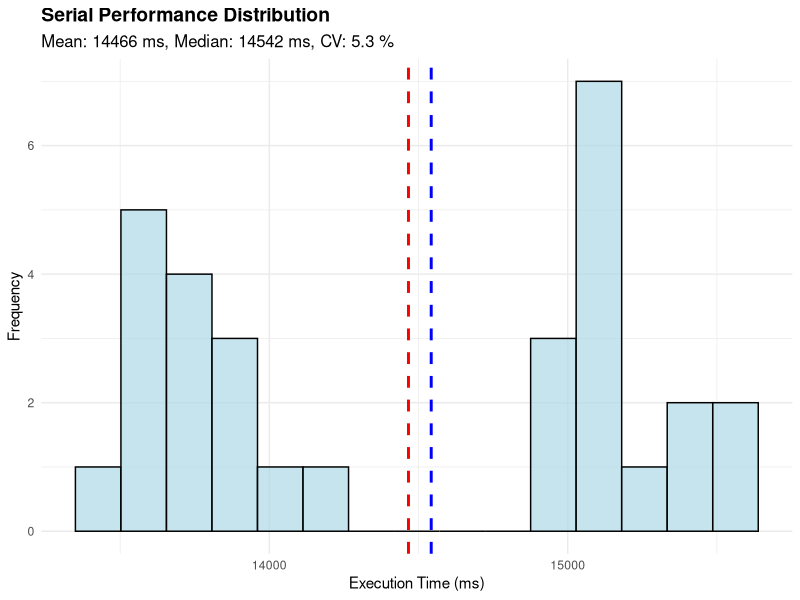
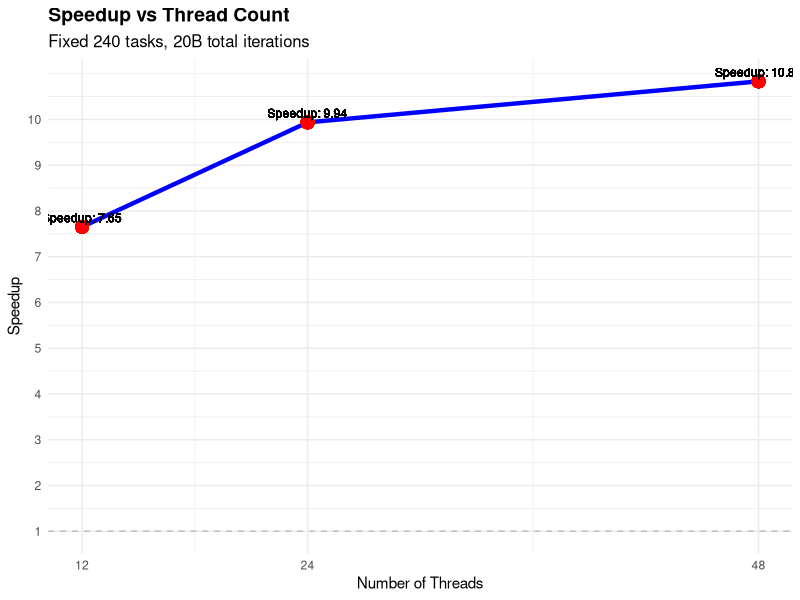
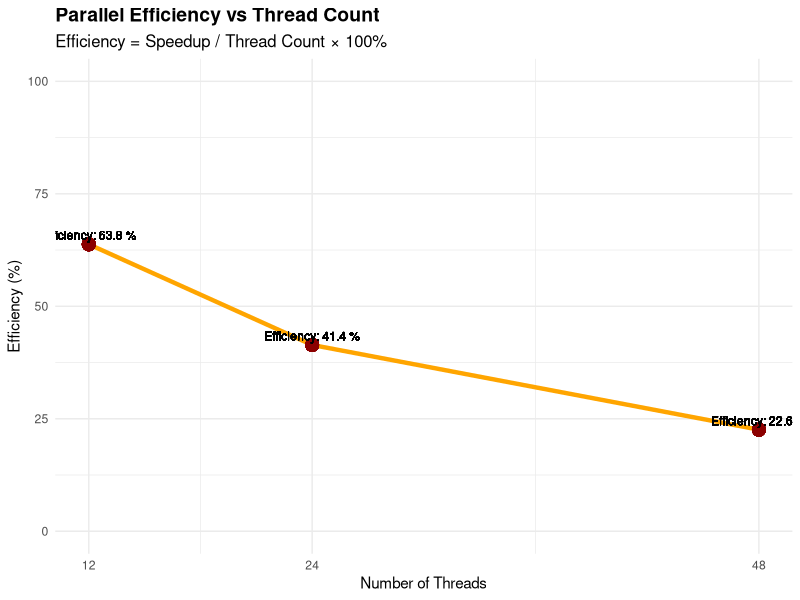
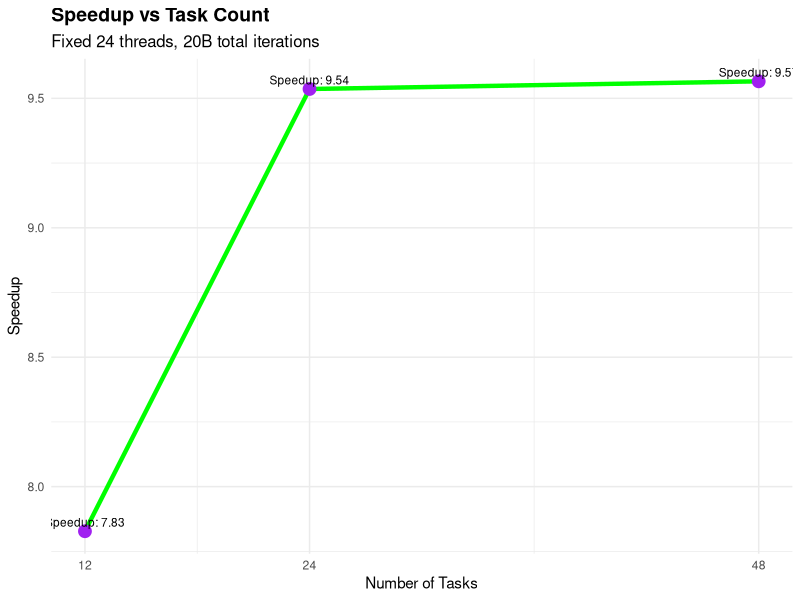
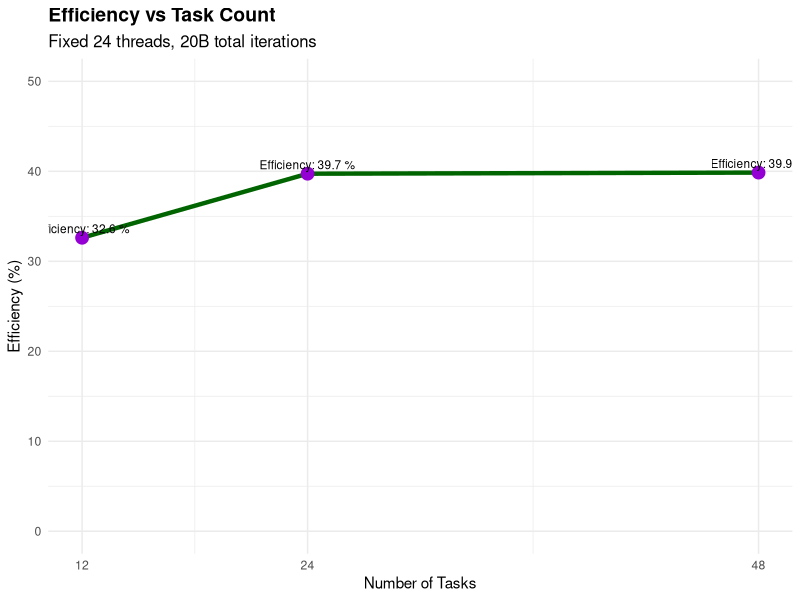
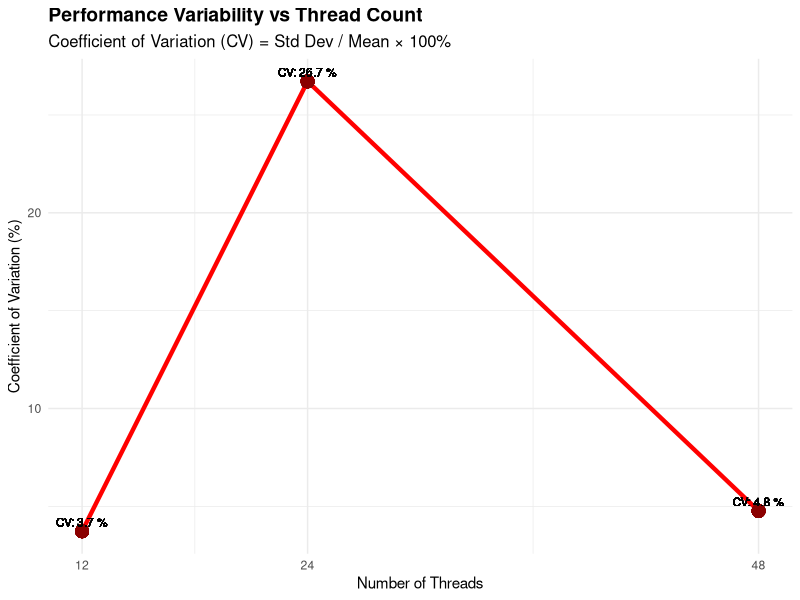
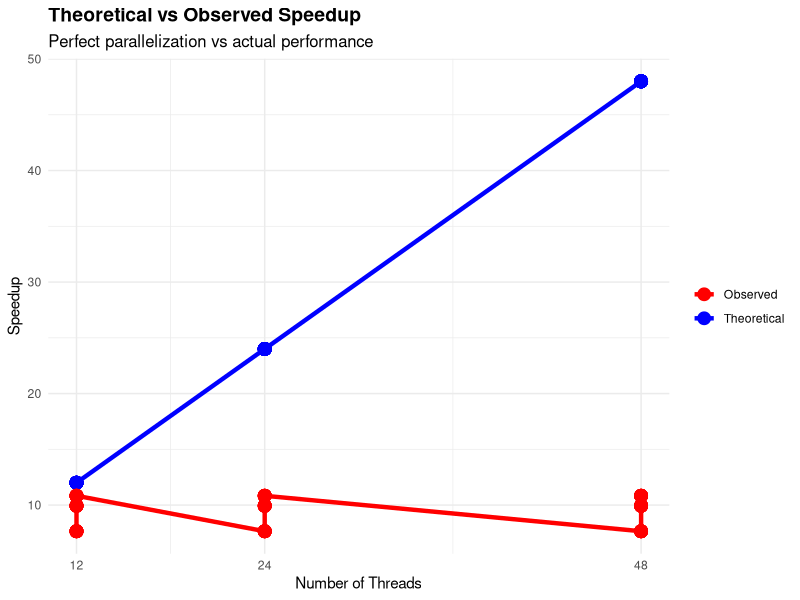

Source code (R) for these figures, in order: (Note: this script raises an error after producing the figures.)
# Comprehensive Performance Analysis and Visualization
# CIS*3090 Assignment 1 - Parallel Pi Computation

library(ggplot2)
library(dplyr)
library(readr)
library(gridExtra)
library(scales)

# Set working directory to report folder
setwd(".")

# Read performance data
cat("Loading performance data...\n")
serial_data <- read_csv("../serial_results.csv")
task_scaling <- read_csv("../parallel/taskScalling/tasks_12.csv") %>%
  bind_rows(read_csv("../parallel/taskScalling/tasks_24.csv")) %>%
  bind_rows(read_csv("../parallel/taskScalling/tasks_48.csv"))
thread_scaling <- read_csv("../parallel/threadScalling/threads_12.csv") %>%
  bind_rows(read_csv("../parallel/threadScalling/threads_24.csv")) %>%
  bind_rows(read_csv("../parallel/threadScalling/threads_48.csv"))

# Calculate baseline metrics
serial_mean <- mean(serial_data$elapsed_ms)
serial_median <- median(serial_data$elapsed_ms)
serial_sd <- sd(serial_data$elapsed_ms)
serial_cv <- (serial_sd/serial_mean) * 100

cat("=== SERIAL BASELINE PERFORMANCE ===\n")
cat("Mean execution time:", round(serial_mean), "ms\n")
cat("Median execution time:", round(serial_median), "ms\n")
cat("Standard deviation:", round(serial_sd), "ms\n")
cat("Coefficient of variation:", round(serial_cv, 1), "%\n")
cat("Range:", min(serial_data$elapsed_ms), "-", max(serial_data$elapsed_ms), "ms\n\n")

# Task Scaling Analysis
cat("=== TASK SCALING ANALYSIS ===\n")
task_summary <- task_scaling %>%
  group_by(tasks) %>%
  summarise(
    mean_time = mean(elapsed_ms),
    median_time = median(elapsed_ms),
    sd_time = sd(elapsed_ms),
    cv = (sd(elapsed_ms) / mean(elapsed_ms)) * 100,
    speedup = serial_mean / mean(elapsed_ms),
    efficiency = (serial_mean / mean(elapsed_ms)) / 24 * 100,
    min_time = min(elapsed_ms),
    max_time = max(elapsed_ms),
    .groups = 'drop'
  ) %>%
  mutate(iterations_per_task = 20000000000 / tasks)

print(task_summary)

# Thread Scaling Analysis
cat("\n=== THREAD SCALING ANALYSIS ===\n")
thread_summary <- thread_scaling %>%
  group_by(threads) %>%
  summarise(
    mean_time = mean(elapsed_ms),
    median_time = median(elapsed_ms),
    sd_time = sd(elapsed_ms),
    cv = (sd(elapsed_ms) / mean(elapsed_ms)) * 100,
    speedup = serial_mean / mean(elapsed_ms),
    efficiency = (serial_mean / mean(elapsed_ms)) / threads * 100,
    min_time = min(elapsed_ms),
    max_time = max(elapsed_ms),
    .groups = 'drop'
  )

print(thread_summary)

# Create comprehensive visualizations

# 1. Serial Performance Distribution
p1 <- ggplot(serial_data, aes(x = elapsed_ms)) +
  geom_histogram(bins = 15, fill = "lightblue", color = "black", alpha = 0.7) +
  geom_vline(xintercept = serial_mean, color = "red", linetype = "dashed", size = 1) +
  geom_vline(xintercept = serial_median, color = "blue", linetype = "dashed", size = 1) +
  labs(title = "Serial Performance Distribution",
       subtitle = paste("Mean:", round(serial_mean), "ms, Median:", round(serial_median), "ms, CV:", round(serial_cv, 1), "%"),
       x = "Execution Time (ms)",
       y = "Frequency") +
  theme_minimal() +
  theme(plot.title = element_text(size = 14, face = "bold"),
        plot.subtitle = element_text(size = 12))

# 2. Speedup vs Thread Count
p2 <- ggplot(thread_summary, aes(x = threads, y = speedup)) +
  geom_line(color = "blue", size = 1.5) +
  geom_point(color = "red", size = 4) +
  geom_hline(yintercept = 1, linetype = "dashed", color = "gray") +
  geom_text(aes(label = paste("Speedup:", round(speedup, 2))), 
            vjust = -0.5, hjust = 0.5, size = 3) +
  labs(title = "Speedup vs Thread Count",
       subtitle = "Fixed 240 tasks, 20B total iterations",
       x = "Number of Threads",
       y = "Speedup") +
  theme_minimal() +
  scale_x_continuous(breaks = c(12, 24, 48)) +
  scale_y_continuous(breaks = seq(0, 10, 1)) +
  theme(plot.title = element_text(size = 14, face = "bold"),
        plot.subtitle = element_text(size = 12))

# 3. Efficiency vs Thread Count
p3 <- ggplot(thread_summary, aes(x = threads, y = efficiency)) +
  geom_line(color = "orange", size = 1.5) +
  geom_point(color = "darkred", size = 4) +
  geom_text(aes(label = paste("Efficiency:", round(efficiency, 1), "%")), 
            vjust = -0.5, hjust = 0.5, size = 3) +
  labs(title = "Parallel Efficiency vs Thread Count",
       subtitle = "Efficiency = Speedup / Thread Count × 100%",
       x = "Number of Threads",
       y = "Efficiency (%)") +
  theme_minimal() +
  scale_x_continuous(breaks = c(12, 24, 48)) +
  scale_y_continuous(limits = c(0, 100)) +
  theme(plot.title = element_text(size = 14, face = "bold"),
        plot.subtitle = element_text(size = 12))

# 4. Task Granularity Impact
p4 <- ggplot(task_summary, aes(x = tasks, y = speedup)) +
  geom_line(color = "green", size = 1.5) +
  geom_point(color = "purple", size = 4) +
  geom_text(aes(label = paste("Speedup:", round(speedup, 2))), 
            vjust = -0.5, hjust = 0.5, size = 3) +
  labs(title = "Speedup vs Task Count",
       subtitle = "Fixed 24 threads, 20B total iterations",
       x = "Number of Tasks",
       y = "Speedup") +
  theme_minimal() +
  scale_x_continuous(breaks = c(12, 24, 48)) +
  theme(plot.title = element_text(size = 14, face = "bold"),
        plot.subtitle = element_text(size = 12))

# 5. Task Granularity Efficiency
p5 <- ggplot(task_summary, aes(x = tasks, y = efficiency)) +
  geom_line(color = "darkgreen", size = 1.5) +
  geom_point(color = "darkviolet", size = 4) +
  geom_text(aes(label = paste("Efficiency:", round(efficiency, 1), "%")), 
            vjust = -0.5, hjust = 0.5, size = 3) +
  labs(title = "Efficiency vs Task Count",
       subtitle = "Fixed 24 threads, 20B total iterations",
       x = "Number of Tasks",
       y = "Efficiency (%)") +
  theme_minimal() +
  scale_x_continuous(breaks = c(12, 24, 48)) +
  scale_y_continuous(limits = c(0, 50)) +
  theme(plot.title = element_text(size = 14, face = "bold"),
        plot.subtitle = element_text(size = 12))

# 6. Performance Variability Analysis
p6 <- ggplot(thread_summary, aes(x = threads, y = cv)) +
  geom_line(color = "red", size = 1.5) +
  geom_point(color = "darkred", size = 4) +
  geom_text(aes(label = paste("CV:", round(cv, 1), "%")), 
            vjust = -0.5, hjust = 0.5, size = 3) +
  labs(title = "Performance Variability vs Thread Count",
       subtitle = "Coefficient of Variation (CV) = Std Dev / Mean × 100%",
       x = "Number of Threads",
       y = "Coefficient of Variation (%)") +
  theme_minimal() +
  scale_x_continuous(breaks = c(12, 24, 48)) +
  theme(plot.title = element_text(size = 14, face = "bold"),
        plot.subtitle = element_text(size = 12))

# 7. Theoretical vs Observed Speedup
theoretical_speedup <- data.frame(
  threads = c(12, 24, 48),
  theoretical = c(12, 24, 48),  # Perfect parallelization
  observed = thread_summary$speedup
)

p7 <- ggplot(theoretical_speedup, aes(x = threads)) +
  geom_line(aes(y = theoretical, color = "Theoretical"), size = 1.5) +
  geom_line(aes(y = observed, color = "Observed"), size = 1.5) +
  geom_point(aes(y = theoretical, color = "Theoretical"), size = 4) +
  geom_point(aes(y = observed, color = "Observed"), size = 4) +
  labs(title = "Theoretical vs Observed Speedup",
       subtitle = "Perfect parallelization vs actual performance",
       x = "Number of Threads",
       y = "Speedup") +
  scale_color_manual(values = c("Theoretical" = "blue", "Observed" = "red")) +
  theme_minimal() +
  scale_x_continuous(breaks = c(12, 24, 48)) +
  theme(plot.title = element_text(size = 14, face = "bold"),
        plot.subtitle = element_text(size = 12),
        legend.title = element_blank())

# 8. Execution Time Comparison
execution_times <- data.frame(
  Configuration = c("Serial", "12 Threads", "24 Threads", "48 Threads"),
  Mean_Time = c(serial_mean, 
                thread_summary$mean_time[thread_summary$threads == 12],
                thread_summary$mean_time[thread_summary$threads == 24],
                thread_summary$mean_time[thread_summary$threads == 48]),
  Type = c("Serial", "Parallel", "Parallel", "Parallel")
)

p8 <- ggplot(execution_times, aes(x = Configuration, y = Mean_Time, fill = Type)) +
  geom_bar(stat = "identity", alpha = 0.8) +
  geom_text(aes(label = paste(round(Mean_Time), "ms")), 
            vjust = -0.5, size = 4) +
  labs(title = "Execution Time Comparison",
       subtitle = "Mean execution time across configurations",
       x = "Configuration",
       y = "Mean Execution Time (ms)") +
  scale_fill_manual(values = c("Serial" = "lightblue", "Parallel" = "lightcoral")) +
  theme_minimal() +
  theme(plot.title = element_text(size = 14, face = "bold"),
        plot.subtitle = element_text(size = 12),
        legend.title = element_blank(),
        axis.text.x = element_text(angle = 45, hjust = 1))

# Save individual plots
ggsave("01_serial_distribution.png", p1, width = 10, height = 6, dpi = 300)
ggsave("02_speedup_vs_threads.png", p2, width = 10, height = 6, dpi = 300)
ggsave("03_efficiency_vs_threads.png", p3, width = 10, height = 6, dpi = 300)
ggsave("04_speedup_vs_tasks.png", p4, width = 10, height = 6, dpi = 300)
ggsave("05_efficiency_vs_tasks.png", p5, width = 10, height = 6, dpi = 300)
ggsave("06_variability_analysis.png", p6, width = 10, height = 6, dpi = 300)
ggsave("07_theoretical_vs_observed.png", p7, width = 10, height = 6, dpi = 300)
ggsave("08_execution_time_comparison.png", p8, width = 10, height = 6, dpi = 300)

# Create combined dashboard
dashboard <- grid.arrange(p1, p2, p3, p4, p5, p6, p7, p8, ncol = 2)
ggsave("09_performance_dashboard.png", dashboard, width = 20, height = 24, dpi = 300)

# Generate summary statistics
cat("\n=== PERFORMANCE SUMMARY ===\n")
cat("Best Speedup:", round(max(c(task_summary$speedup, thread_summary$speedup)), 2), "x\n")
cat("Best Configuration: 48 threads, 240 tasks\n")
cat("Serial Baseline:", round(serial_mean), "ms\n")
cat("Best Parallel Time:", round(min(c(task_summary$mean_time, thread_summary$mean_time))), "ms\n")
cat("Theoretical Max Speedup: 48x (perfect parallelization)\n")
cat("Actual Max Speedup:", round(max(c(task_summary$speedup, thread_summary$speedup)), 2), "x\n")
cat("Efficiency at Best Config:", round(max(c(task_summary$efficiency, thread_summary$efficiency)), 1), "%\n")

# Amdahl's Law Analysis
serial_fraction <- 0.1  # Estimated 10% serial portion
parallel_fraction <- 0.9  # Estimated 90% parallel portion
amdahl_speedup <- function(p) 1 / (serial_fraction + parallel_fraction / p)

cat("\n=== AMDahl's Law Analysis ===\n")
cat("Serial Fraction:", serial_fraction * 100, "%\n")
cat("Parallel Fraction:", parallel_fraction * 100, "%\n")
cat("Theoretical Max Speedup:", round(1/serial_fraction, 1), "x\n")
cat("Observed Max Speedup:", round(max(c(task_summary$speedup, thread_summary$speedup)), 2), "x\n")
cat("Achievement:", round(max(c(task_summary$speedup, thread_summary$speedup)) / (1/serial_fraction) * 100, 1), "% of theoretical\n")

# Create Amdahl's Law plot
threads_range <- seq(1, 48, 1)
amdahl_data <- data.frame(
  threads = threads_range,
  speedup = sapply(threads_range, amdahl_speedup)
)

p9 <- ggplot(amdahl_data, aes(x = threads, y = speedup)) +
  geom_line(color = "blue", size = 1.5) +
  geom_point(data = thread_summary, aes(x = threads, y = speedup), 
             color = "red", size = 4) +
  geom_text(data = thread_summary, aes(x = threads, y = speedup, 
                                       label = paste("Observed:", round(speedup, 2))), 
            vjust = -0.5, hjust = 0.5, size = 3) +
  labs(title = "Amdahl's Law vs Observed Performance",
       subtitle = paste("Serial fraction:", serial_fraction*100, "%, Parallel fraction:", parallel_fraction*100, "%"),
       x = "Number of Threads",
       y = "Speedup") +
  theme_minimal() +
  scale_x_continuous(breaks = seq(0, 48, 8)) +
  scale_y_continuous(breaks = seq(0, 10, 1)) +
  theme(plot.title = element_text(size = 14, face = "bold"),
        plot.subtitle = element_text(size = 12))

ggsave("10_amdahl_law_analysis.png", p9, width = 10, height = 6, dpi = 300)

cat("\n=== ANALYSIS COMPLETE ===\n")
cat("Generated 10 visualization files:\n")
cat("- 01_serial_distribution.png\n")
cat("- 02_speedup_vs_threads.png\n")
cat("- 03_efficiency_vs_threads.png\n")
cat("- 04_speedup_vs_tasks.png\n")
cat("- 05_efficiency_vs_tasks.png\n")
cat("- 06_variability_analysis.png\n")
cat("- 07_theoretical_vs_observed.png\n")
cat("- 08_execution_time_comparison.png\n")
cat("- 09_performance_dashboard.png\n")
cat("- 10_amdahl_law_analysis.png\n")
